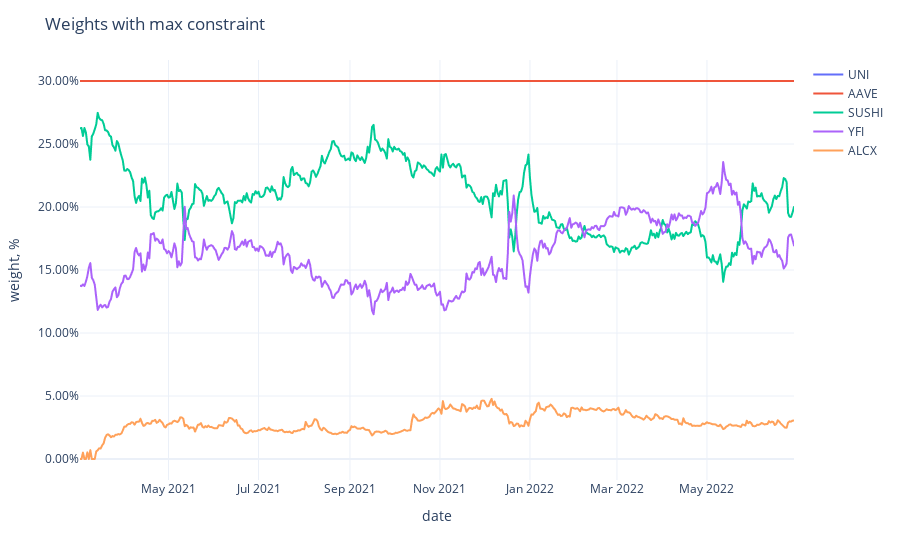

Notebook code cell kept with this figure:
### Code cell
fig = px.line(adjusted_weights,
              labels={'value': 'weight, %', 'variable': ''})
fig.update_traces(
    hovertemplate="%{y}"
)
fig.update_yaxes(
    tickformat=".2%",
)
fig.update_xaxes(
    showspikes=True,
    spikethickness=2,
    spikedash="dot",
    spikecolor="#999999",
    spikemode="across",
)
fig.update_layout(
    hovermode="x",
    hoverdistance=100,  ## Distance to show hover label of data point
    spikedistance=1000,  ## Distance to show spike
    template='plotly_white',
    title='Weights with max constraint'
)

### Figure 1 — Plotly figure (JSON) as saved in the notebook; plotly's stock layout.template omitted (floating-point values rounded to 4 significant figures; data arrays with more than 128 entries replaced by an {"elided": "..."} marker saying what was removed)
{"data": [{"hovertemplate": "%{y}", "legendgroup": "UNI", "line": {"color": "#636efa", "dash": "solid"}, "marker": {"symbol": "circle"}, "mode": "lines", "name": "UNI", "showlegend": true, "type": "scattergl", "x": {"elided": "485 str values"}, "xaxis": "x", "y": {"elided": "485 float values"}, "yaxis": "y"}, {"hovertemplate": "%{y}", "legendgroup": "AAVE", "line": {"color": "#EF553B", "dash": "solid"}, "marker": {"symbol": "circle"}, "mode": "lines", "name": "AAVE", "showlegend": true, "type": "scattergl", "x": {"elided": "485 str values"}, "xaxis": "x", "y": {"elided": "485 float values"}, "yaxis": "y"}, {"hovertemplate": "%{y}", "legendgroup": "SUSHI", "line": {"color": "#00cc96", "dash": "solid"}, "marker": {"symbol": "circle"}, "mode": "lines", "name": "SUSHI", "showlegend": true, "type": "scattergl", "x": {"elided": "485 str values"}, "xaxis": "x", "y": {"elided": "485 float values"}, "yaxis": "y"}, {"hovertemplate": "%{y}", "legendgroup": "YFI", "line": {"color": "#ab63fa", "dash": "solid"}, "marker": {"symbol": "circle"}, "mode": "lines", "name": "YFI", "showlegend": true, "type": "scattergl", "x": {"elided": "485 str values"}, "xaxis": "x", "y": {"elided": "485 float values"}, "yaxis": "y"}, {"hovertemplate": "%{y}", "legendgroup": "ALCX", "line": {"color": "#FFA15A", "dash": "solid"}, "marker": {"symbol": "circle"}, "mode": "lines", "name": "ALCX", "showlegend": true, "type": "scattergl", "x": {"elided": "485 str values"}, "xaxis": "x", "y": {"elided": "485 float values"}, "yaxis": "y"}], "layout": {"hoverdistance": 100, "hovermode": "x", "legend": {"title": {"text": ""}, "tracegroupgap": 0}, "margin": {"t": 60}, "spikedistance": 1000, "title": {"text": "Weights with max constraint"}, "xaxis": {"anchor": "y", "domain": [0, 1], "showspikes": true, "spikecolor": "#999999", "spikedash": "dot", "spikemode": "across", "spikethickness": 2, "title": {"text": "date"}}, "yaxis": {"anchor": "x", "domain": [0, 1], "tickformat": ".2%", "title": {"text": "weight, %"}}}}
